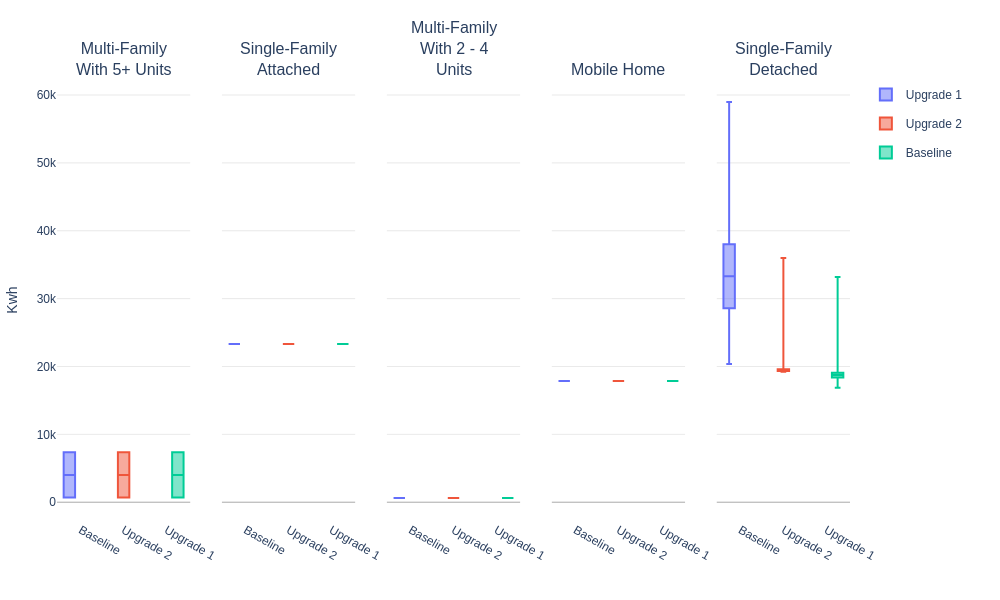

This figure's notebook cell:
### Code cell
po = PlotOrchestrator("workflow.yaml")
plot_spec = PlotSpec(
    upgrade_inclusion=UpgradeInclusion.all,
    vacancy_inclusion=VacancyInclusion.all,
    comparison_type=ComparisonTypes.absolute,
    visualization_type=VizType.box,
    group_by="in.geometry_building_type_recs",
    quantity="out.site_energy.total.energy_consumption.kwh",
    quantity_group_name="net_energy_consumption",
)

plotter = PlotOrchestrator.get_plotter(plot_spec.visualization_type)
folder_segment, name = plot_spec.get_path_and_name()
df = po.processor.prepare_data_for_plot(plot_spec)
fig = plotter.create_plot(df, plot_spec)
fig.show()

### Figure 1 — Plotly figure (JSON) as saved in the notebook; plotly's stock layout.template omitted (floating-point values rounded to 4 significant figures)
{"data": [{"boxpoints": "outliers", "hovertemplate": "Upgrade 1<br>Count: 2<br>Median: 4028.12<extra></extra>", "legendgroup": "Upgrade 1", "lowerfence": [704.5], "marker": {"color": "#636EFA"}, "median": [4028.0], "name": "Upgrade 1", "notched": false, "q1": [704.5], "q3": [7352.0], "showlegend": true, "type": "box", "upperfence": [7352.0], "width": 0.2667, "x": [-0.2667], "xaxis": "x", "yaxis": "y"}, {"boxpoints": "outliers", "hovertemplate": "Upgrade 2<br>Count: 2<br>Median: 4028.12<extra></extra>", "legendgroup": "Upgrade 2", "lowerfence": [704.5], "marker": {"color": "#EF553B"}, "median": [4028.0], "name": "Upgrade 2", "notched": false, "q1": [704.5], "q3": [7352.0], "showlegend": true, "type": "box", "upperfence": [7352.0], "width": 0.2667, "x": [1], "xaxis": "x", "yaxis": "y"}, {"boxpoints": "outliers", "hovertemplate": "Baseline<br>Count: 2<br>Median: 4028.12<extra></extra>", "legendgroup": "Baseline", "lowerfence": [704.5], "marker": {"color": "#00CC96"}, "median": [4028.0], "name": "Baseline", "notched": false, "q1": [704.5], "q3": [7352.0], "showlegend": true, "type": "box", "upperfence": [7352.0], "width": 0.2667, "x": [2.267], "xaxis": "x", "yaxis": "y"}, {"boxpoints": "outliers", "hovertemplate": "Upgrade 2<br>Count: 1<br>Median: 23297.68<extra></extra>", "legendgroup": "Upgrade 2", "lowerfence": [23300.0], "marker": {"color": "#636EFA"}, "median": [23300.0], "name": "Upgrade 2", "notched": false, "q1": [23300.0], "q3": [23300.0], "showlegend": false, "type": "box", "upperfence": [23300.0], "width": 0.2667, "x": [-0.2667], "xaxis": "x2", "yaxis": "y2"}, {"boxpoints": "outliers", "hovertemplate": "Baseline<br>Count: 1<br>Median: 23297.68<extra></extra>", "legendgroup": "Baseline", "lowerfence": [23300.0], "marker": {"color": "#EF553B"}, "median": [23300.0], "name": "Baseline", "notched": false, "q1": [23300.0], "q3": [23300.0], "showlegend": false, "type": "box", "upperfence": [23300.0], "width": 0.2667, "x": [1], "xaxis": "x2", "yaxis": "y2"}, {"boxpoints": "outliers", "hovertemplate": "Upgrade 1<br>Count: 1<br>Median: 23297.68<extra></extra>", "legendgroup": "Upgrade 1", "lowerfence": [23300.0], "marker": {"color": "#00CC96"}, "median": [23300.0], "name": "Upgrade 1", "notched": false, "q1": [23300.0], "q3": [23300.0], "showlegend": false, "type": "box", "upperfence": [23300.0], "width": 0.2667, "x": [2.267], "xaxis": "x2", "yaxis": "y2"}, {"boxpoints": "outliers", "hovertemplate": "Baseline<br>Count: 1<br>Median: 621.02<extra></extra>", "legendgroup": "Baseline", "lowerfence": [621.0], "marker": {"color": "#636EFA"}, "median": [621.0], "name": "Baseline", "notched": false, "q1": [621.0], "q3": [621.0], "showlegend": false, "type": "box", "upperfence": [621.0], "width": 0.2667, "x": [-0.2667], "xaxis": "x3", "yaxis": "y3"}, {"boxpoints": "outliers", "hovertemplate": "Upgrade 2<br>Count: 1<br>Median: 621.02<extra></extra>", "legendgroup": "Upgrade 2", "lowerfence": [621.0], "marker": {"color": "#EF553B"}, "median": [621.0], "name": "Upgrade 2", "notched": false, "q1": [621.0], "q3": [621.0], "showlegend": false, "type": "box", "upperfence": [621.0], "width": 0.2667, "x": [1], "xaxis": "x3", "yaxis": "y3"}, {"boxpoints": "outliers", "hovertemplate": "Upgrade 1<br>Count: 1<br>Median: 621.02<extra></extra>", "legendgroup": "Upgrade 1", "lowerfence": [621.0], "marker": {"color": "#00CC96"}, "median": [621.0], "name": "Upgrade 1", "notched": false, "q1": [621.0], "q3": [621.0], "showlegend": false, "type": "box", "upperfence": [621.0], "width": 0.2667, "x": [2.267], "xaxis": "x3", "yaxis": "y3"}, {"boxpoints": "outliers", "hovertemplate": "Upgrade 1<br>Count: 1<br>Median: 17870.30<extra></extra>", "legendgroup": "Upgrade 1", "lowerfence": [17870.0], "marker": {"color": "#636EFA"}, "median": [17870.0], "name": "Upgrade 1", "notched": false, "q1": [17870.0], "q3": [17870.0], "showlegend": false, "type": "box", "upperfence": [17870.0], "width": 0.2667, "x": [-0.2667], "xaxis": "x4", "yaxis": "y4"}, {"boxpoints": "outliers", "hovertemplate": "Baseline<br>Count: 1<br>Median: 17870.30<extra></extra>", "legendgroup": "Baseline", "lowerfence": [17870.0], "marker": {"color": "#EF553B"}, "median": [17870.0], "name": "Baseline", "notched": false, "q1": [17870.0], "q3": [17870.0], "showlegend": false, "type": "box", "upperfence": [17870.0], "width": 0.2667, "x": [1], "xaxis": "x4", "yaxis": "y4"}, {"boxpoints": "outliers", "hovertemplate": "Upgrade 2<br>Count: 1<br>Median: 17870.30<extra></extra>", "legendgroup": "Upgrade 2", "lowerfence": [17870.0], "marker": {"color": "#00CC96"}, "median": [17870.0], "name": "Upgrade 2", "notched": false, "q1": [17870.0], "q3": [17870.0], "showlegend": false, "type": "box", "upperfence": [17870.0], "width": 0.2667, "x": [2.267], "xaxis": "x4", "yaxis": "y4"}, {"boxpoints": "outliers", "hovertemplate": "Baseline<br>Count: 4<br>Median: 33297.12<extra></extra>", "legendgroup": "Baseline", "lowerfence": [20380.0], "marker": {"color": "#636EFA"}, "median": [33300.0], "name": "Baseline", "notched": false, "q1": [28570.0], "q3": [38030.0], "showlegend": false, "type": "box", "upperfence": [58970.0], "width": 0.2667, "x": [-0.2667], "xaxis": "x5", "yaxis": "y5"}, {"boxpoints": "outliers", "hovertemplate": "Upgrade 2<br>Count: 4<br>Median: 19466.51<extra></extra>", "legendgroup": "Upgrade 2", "lowerfence": [19220.0], "marker": {"color": "#EF553B"}, "median": [19470.0], "name": "Upgrade 2", "notched": false, "q1": [19340.0], "q3": [19590.0], "showlegend": false, "type": "box", "upperfence": [36000.0], "width": 0.2667, "x": [1], "xaxis": "x5", "yaxis": "y5"}, {"boxpoints": "outliers", "hovertemplate": "Upgrade 1<br>Count: 4<br>Median: 18738.23<extra></extra>", "legendgroup": "Upgrade 1", "lowerfence": [16880.0], "marker": {"color": "#00CC96"}, "median": [18740.0], "name": "Upgrade 1", "notched": false, "q1": [18390.0], "q3": [19080.0], "showlegend": false, "type": "box", "upperfence": [33170.0], "width": 0.2667, "x": [2.267], "xaxis": "x5", "yaxis": "y5"}], "layout": {"annotations": [{"font": {"size": 16}, "showarrow": false, "text": "Multi-Family<br>With 5+ Units", "x": 0.084, "xanchor": "center", "xref": "paper", "y": 1, "yanchor": "bottom", "yref": "paper"}, {"font": {"size": 16}, "showarrow": false, "text": "Single-Family<br>Attached", "x": 0.292, "xanchor": "center", "xref": "paper", "y": 1, "yanchor": "bottom", "yref": "paper"}, {"font": {"size": 16}, "showarrow": false, "text": "Multi-Family<br>With 2 - 4<br>Units", "x": 0.5, "xanchor": "center", "xref": "paper", "y": 1, "yanchor": "bottom", "yref": "paper"}, {"font": {"size": 16}, "showarrow": false, "text": "Mobile Home", "x": 0.708, "xanchor": "center", "xref": "paper", "y": 1, "yanchor": "bottom", "yref": "paper"}, {"font": {"size": 16}, "showarrow": false, "text": "Single-Family<br>Detached", "x": 0.916, "xanchor": "center", "xref": "paper", "y": 1, "yanchor": "bottom", "yref": "paper"}], "boxmode": "group", "font": {"family": "Arial", "size": 12}, "height": 600, "legend": {"orientation": "v", "x": 1.02, "xanchor": "left", "y": 1, "yanchor": "top"}, "margin": {"b": 50, "l": 50, "r": 150, "t": 80}, "plot_bgcolor": "white", "width": 1000, "xaxis": {"anchor": "y", "domain": [0, 0.168], "ticktext": ["Baseline", "Upgrade 2", "Upgrade 1"], "tickvals": [0, 1, 2], "title": {"text": ""}}, "xaxis2": {"anchor": "y2", "domain": [0.208, 0.376], "ticktext": ["Baseline", "Upgrade 2", "Upgrade 1"], "tickvals": [0, 1, 2], "title": {"text": ""}}, "xaxis3": {"anchor": "y3", "domain": [0.416, 0.584], "ticktext": ["Baseline", "Upgrade 2", "Upgrade 1"], "tickvals": [0, 1, 2], "title": {"text": ""}}, "xaxis4": {"anchor": "y4", "domain": [0.624, 0.792], "ticktext": ["Baseline", "Upgrade 2", "Upgrade 1"], "tickvals": [0, 1, 2], "title": {"text": ""}}, "xaxis5": {"anchor": "y5", "domain": [0.832, 1], "ticktext": ["Baseline", "Upgrade 2", "Upgrade 1"], "tickvals": [0, 1, 2], "title": {"text": ""}}, "yaxis": {"anchor": "x", "domain": [0, 1], "gridcolor": "lightgray", "gridwidth": 0.5, "title": {"text": "Kwh"}, "zeroline": true, "zerolinecolor": "darkgray", "zerolinewidth": 1}, "yaxis2": {"anchor": "x2", "domain": [0, 1], "gridcolor": "lightgray", "gridwidth": 0.5, "matches": "y", "showticklabels": false, "title": {}, "zeroline": true, "zerolinecolor": "darkgray", "zerolinewidth": 1}, "yaxis3": {"anchor": "x3", "domain": [0, 1], "gridcolor": "lightgray", "gridwidth": 0.5, "matches": "y", "showticklabels": false, "title": {}, "zeroline": true, "zerolinecolor": "darkgray", "zerolinewidth": 1}, "yaxis4": {"anchor": "x4", "domain": [0, 1], "gridcolor": "lightgray", "gridwidth": 0.5, "matches": "y", "showticklabels": false, "title": {}, "zeroline": true, "zerolinecolor": "darkgray", "zerolinewidth": 1}, "yaxis5": {"anchor": "x5", "domain": [0, 1], "gridcolor": "lightgray", "gridwidth": 0.5, "matches": "y", "showticklabels": false, "title": {}, "zeroline": true, "zerolinecolor": "darkgray", "zerolinewidth": 1}}}
